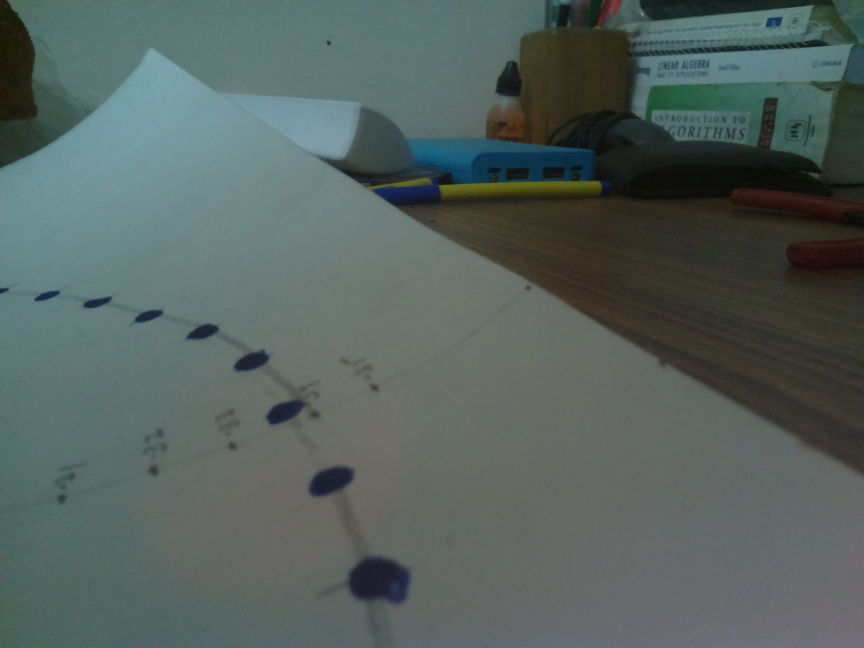
#> input picture circle.jpg, 2592 x 1944 px (shown at 1/3 size)
$ python -i cv_py.py   (imports and definitions only)   (older library calls are emulated)
#> lines starting #> are read from the running program, lines starting #| are printed output that depends on the picture; after the words box and inside, x2 and y2 are one past the last pixel; in counts of white or black regions, pixels touching at a corner belong together; long printed decimals are rounded
import cv2
import numpy as np
import pandas as pd
import matplotlib.pyplot as plt
# %matplotlib inline
import time as time
from math import *

class ComputerVision:

    centroids = []
    new_image = np.empty(1)

    # Init functions
    def __init__(self):
        centroids = []
        new_image = np.empty(1)

    # Helper functions for color space change
    def bgr_to_rgb(self,image):
        return cv2.cvtColor(image, cv2.COLOR_BGR2RGB)
    def rgb_to_gray(self,image):
        return cv2.cvtColor(image,cv2.COLOR_RGB2GRAY)
    def rgb_to_hls(self,image):
        return cv2.cvtColor(image,cv2.COLOR_RGB2HLS)
    def rgb_to_hsv(self,image):
        return cv2.cvtColor(image,cv2.COLOR_RGB2HSV)

    # Helper function to perform perspective transform
    def perspective_transform(self,image):
        src = np.float32([[250,400],[250,270],[550,270],[550,400]])
        dst = np.float32([[250,400],[250,0],[550,0],[550,400]])
        M = cv2.getPerspectiveTransform(src, dst)
        Minv = cv2.getPerspectiveTransform(dst, src)
        img_size=(image.shape[1],image.shape[0])
        warped = cv2.warpPerspective(image, M, img_size, flags=cv2.INTER_LINEAR)
        return warped,Minv,M

    def show_image(self,image):
        cv2.imshow("picture",image)
        cv2.waitKey(1000)
        cv2.destroyAllWindows()

    def findCentroids(self,new_dilate,rgb_warped):
        (_,cnts,_)= cv2.findContours(new_dilate.copy(), cv2.RETR_LIST, cv2.CHAIN_APPROX_SIMPLE)
        # print("length of contours",len(cnts))
        for i in range(len(cnts)):
            (x,y),radius = cv2.minEnclosingCircle(cnts[i])
            center = (int(x),int(y))
            radius = int(radius)
            cv2.circle(rgb_warped,center,radius,(0,255,0),2)
        self.new_image = rgb_warped
        for i in range(len(cnts)):
            M=cv2.moments(cnts[i])
            cx = int(M['m10']/M['m00'])
            cy = int(M['m01']/M['m00'])
            l=[cx,cy]
            self.centroids.append(l)

    def find_slope(self,centers):
        x=[]
        y=[]
        for i in range(len(centers)):
            x.append(centers[i][0])
            y.append(centers[i][1])
        x = np.asarray(x)
        y = np.asarray(y)
        z = np.polyfit(x,y,2)
        return atan(2*z[0]*centers[0][0]+z[1]),z

    def tr_2_car(self,centers,car,slope_car):
        for i in range(len(centers)):
            dx=centers[i][0]-car[0]
            dy=centers[i][1]-car[1]

            centers[i][0] = dx
            centers[i][1] = dy

            # centers[i][0] = dx*cos(slope_car) + dy*sin(slope_car)
            # centers[i][1] = -dx*sin(slope_car) + dy*cos(slope_car)

        return centers

    def tr_pixels_to_cms(self,centers):
        for i in range(len(centers)):
            centers[i][0] *=.026
            centers[i][1] *=.026
        return centers


    def run(self,img_name):
        # Read the image and perform necessary changes to the image
        # time1 = time.time()

#> called with img_name = '../circle.jpg'
        image = cv2.imread(img_name)
#> image is the input picture: shape (1944, 2592, 3); mean B, G, R 94.3, 97.8, 85.7
        image= self.bgr_to_rgb(image)
        image = cv2.resize(image,(800,400))
#> image: shape (400, 800, 3)
        # self.show_image(image)
        rgb_image=image
        gray_image = self.rgb_to_gray(rgb_image)
#> in rgb_to_gray, `return cv2.cvtColor(image,cv2.COLOR_RGB2GRAY)`:
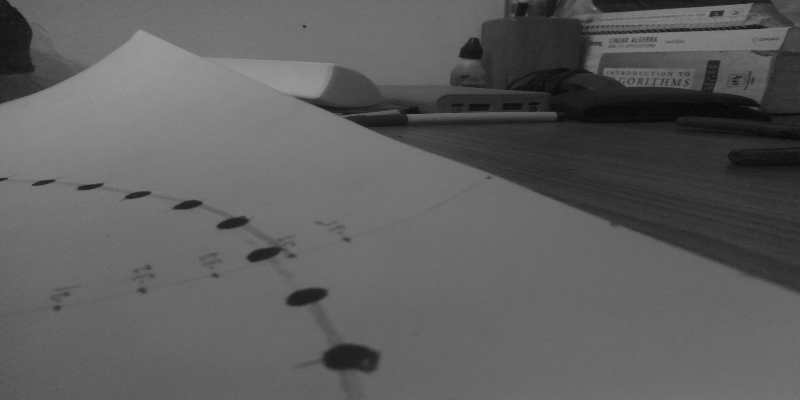
#> returned value: shape (400, 800); min 4, max 155, mean 93.7
        # Perform perspective transform on the image
        rgb_warped,Minv,M = self.perspective_transform(rgb_image)
#> in perspective_transform, `warped = cv2.warpPerspective(image, M, img_size, flags=cv2.INTER_LINEAR)`:
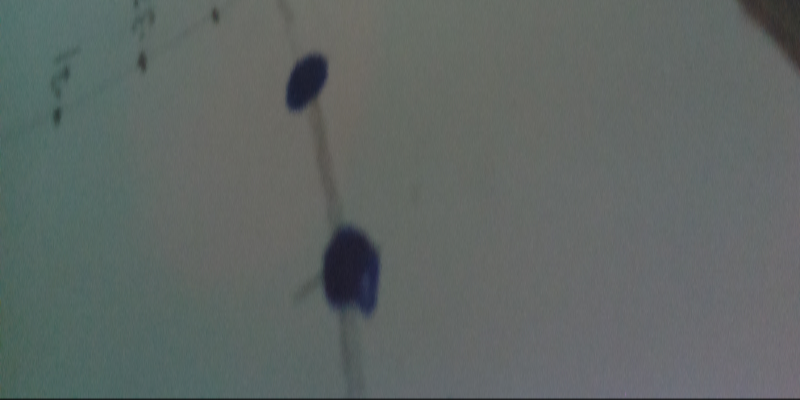
#> warped: shape (400, 800, 3); mean R, G, B 95.1, 102.2, 100.1
#> Minv = [[1, 0, 1e-13], [-3e-16, 0.325, 270], [-7.29e-19, 0, 1]]; M = [[1, 4.55e-32, -1.3e-13], [2.07e-16, 3.08, -830.8], [9.47e-19, 0, 1]]
        gray_warped,Minv,M = self.perspective_transform(gray_image)
        # plt.imshow(rgb_warped)
        rgb_warped_hsv = self.rgb_to_hsv(rgb_warped)
#> in rgb_to_hsv, `return cv2.cvtColor(image,cv2.COLOR_RGB2HSV)`: returned value: shape (400, 800, 3); mean H, S, V 75.7, 22.9, 103.2
#         plt.imshow(rgb_warped_hsv)
        rgb_warped_hsv_blur = cv2.GaussianBlur(rgb_warped_hsv,(3,3),0)
#> rgb_warped_hsv_blur: shape (400, 800, 3); mean H, S, V 75.8, 22.9, 103.3
#         plt.imshow(rgb_warped_hsv_blur)
        rgb_h = rgb_warped_hsv_blur[:,:,0]
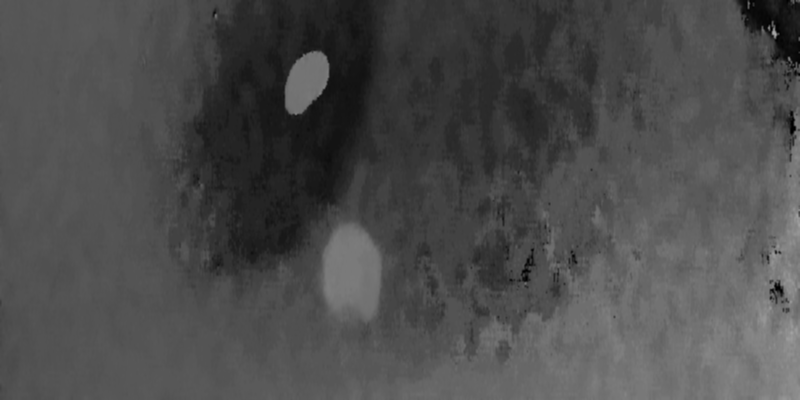
#> rgb_h: shape (400, 800); min 0, max 169, mean 75.8
#         plt.imshow(rgb_h)
        rgb_s = rgb_warped_hsv_blur[:,:,1]
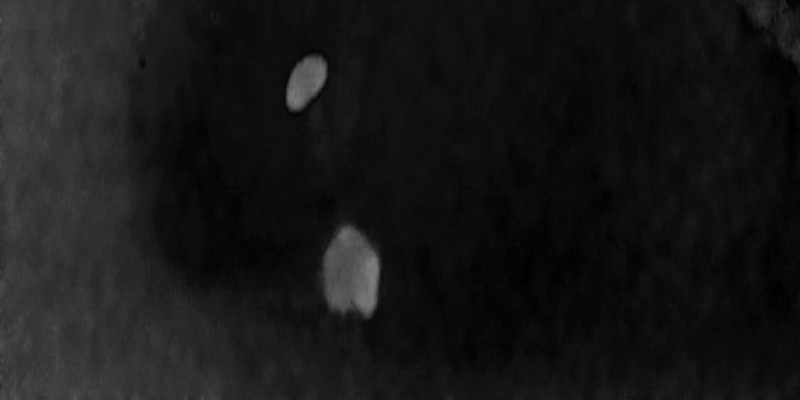
#> rgb_s: shape (400, 800); min 0, max 127, mean 22.9
#         plt.imshow(rgb_s)
        ret,binary_threshold_s = cv2.threshold(rgb_s,80,90,cv2.THRESH_BINARY)
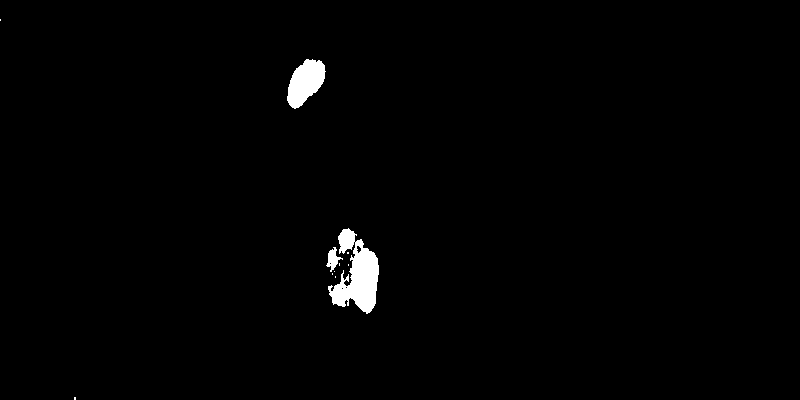
#> binary_threshold_s: shape (400, 800); values 0 (black) and 90 (white), 1.2% white; 11 white regions (8 under 20 px), largest, box (x1, y1, x2, y2) and area: (328, 228, 379, 314) 2315, (287, 59, 326, 109) 1230, (326, 247, 343, 272) 186
        ret1,binary_threshold_h = cv2.threshold(rgb_h,100,255,cv2.THRESH_BINARY)
#> binary_threshold_h: shape (400, 800); 16.1% white; 79 white regions (62 under 20 px), largest, box (x1, y1, x2, y2) and area: (400, 131, 800, 400) 43504, (322, 224, 381, 320) 4382, (286, 52, 329, 114) 1839
        new = cv2.bitwise_and(binary_threshold_s,binary_threshold_h)
#         plt.imshow(new)
        kernel = np.ones((5,5),np.uint8)
        new_dilate = cv2.dilate(new,kernel,iterations=2)
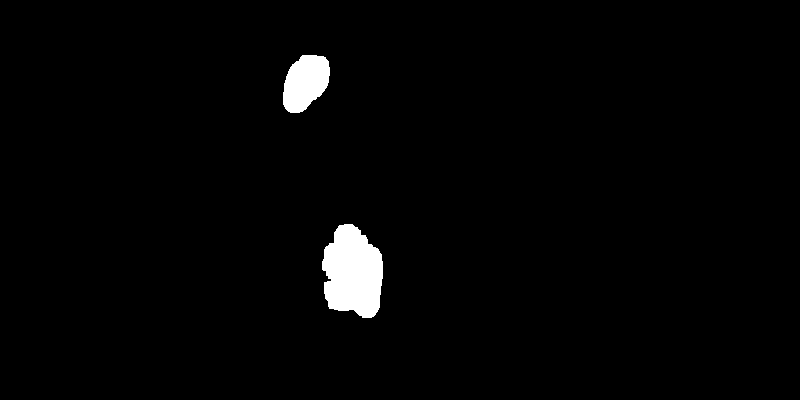
#> new_dilate: shape (400, 800); values 0 (black) and 90 (white), 2% white; 2 white regions
        self.findCentroids(new_dilate,rgb_warped)
#> in findCentroids, `(_,cnts,_)= cv2.findContours(new_dilate.copy(), cv2.RETR_LIST, cv2.CHA..`: cnts = 2 contours; box (x1, y1, x2, y2) and area: (322, 224, 383, 318) 4236, (283, 55, 330, 113) 1934
#> the loop in findCentroids, `for i in range(len(cnts)):` made 2 passes
#> (x, y, radius) on pass 1: (355, 271, 48)
#> (x, y, radius, center) on pass 2: (306.5, 84, 32, (306, 84))
#> after the loop in findCentroids, `for i in range(len(cnts)):`:
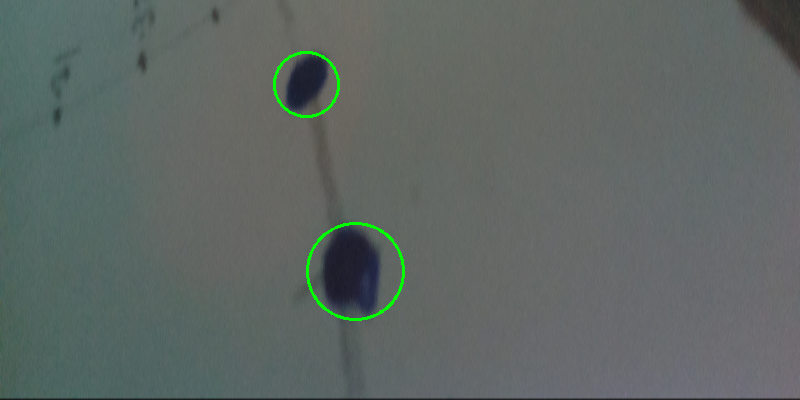
#> rgb_warped: shape (400, 800, 3); 0.48% of pixels changed, all inside (x1, y1, x2, y2) = (273, 51, 405, 321)
#> the loop in findCentroids, `for i in range(len(cnts)):` made 2 passes
#> (cx, cy) on passes 1 to 2: (352, 272), (305, 82)

        # print(self.centroids)

        for i in range(len(self.centroids)):
            self.centroids[i][1]= 400-self.centroids[i][1]
#> this loop made 2 passes

        self.centroids = self.tr_pixels_to_cms(self.centroids)
#> self.centroids = [[9.15, 3.33], [7.93, 8.27]]

        # print("centroids in cms",self.centroids)

        slope,coeffs = self.find_slope(self.centroids)
#> the loop in find_slope, `for i in range(len(centers)):` made 2 passes
#> after the loop in find_slope, `for i in range(len(centers)):`: x = [9.15, 7.93]; y = [3.33, 8.27]
#> in find_slope, `z = np.polyfit(x,y,2)`: z = [-0.249, 0.203, 22.29]
#> slope = -1.34; coeffs = [-0.249, 0.203, 22.29]
        # print("slope",slope)

        car=[]

        if slope < 0:
            car.append(self.centroids[0][0]+10*.026)
            car.append(self.centroids[0][1]-10*.026)
        else:
            car.append(self.centroids[0][0]-10*.026)
            car.append(self.centroids[0][1]-10*.026)

        slope_car = atan(2*coeffs[0]*car[0] + coeffs[1])
#> slope_car = -1.35
        # [4 lines of commented-out code are left out]

        centers = self.tr_2_car(self.centroids,car,slope_car)
#> the loop in tr_2_car, `for i in range(len(centers)):` made 2 passes
#> (dx, dy) on passes 1 to 2: (-0.26, 0.26), (-1.48, 5.2)
#> after the loop in tr_2_car, `for i in range(len(centers)):`: centers = [[-0.26, 0.26], [-1.48, 5.2]]
#> centers = [[-0.26, 0.26], [-1.48, 5.2]]
        # [5 lines of commented-out code are left out]
        slope,coeffs = self.find_slope(centers)
#> the loop in find_slope (call 2), `for i in range(len(centers)):` made 2 passes
#> slope = -1.17; coeffs = [1.38, -1.64, -0.259]
        print(centers)
#| [[-0.26, 0.26], [-1.482, 5.200]]
        print(coeffs)
#| [ 1.380 -1.639 -0.2594]
        print(slope)
#| -1.169

        # time2 = time.time()
        # print(time2-time1)

        return coeffs,len(centers)

>>> result = ComputerVision().run('../circle.jpg')
#> result = ([1.38, -1.64, -0.259], 2)
